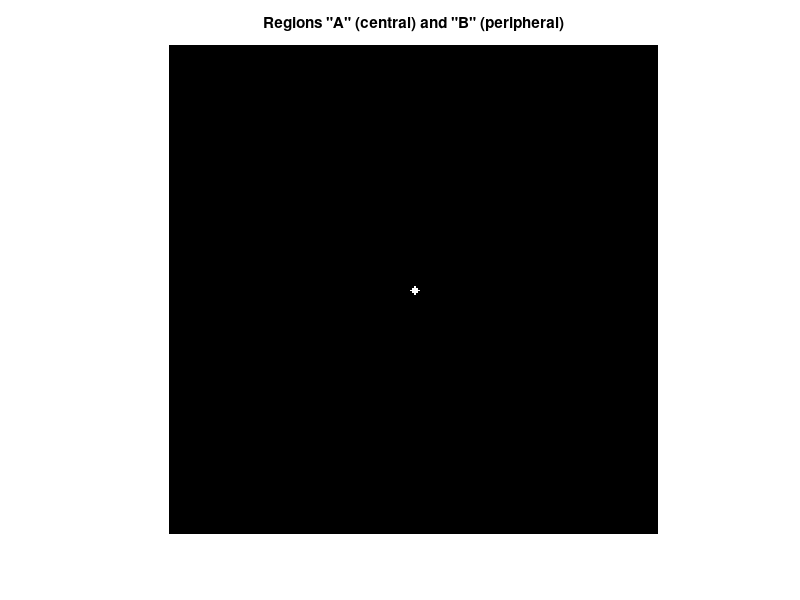

Source code (MATLAB): (Note: this script raises an error after producing the figure.)
clc; clear; close all;

%% --- Parameters and Initialization ---
kspaceSize = [256 256 256];  % [frequency, phase (rows), slice (columns)]
pA = 0.016;                  % Proportion of A region (central k-space)
N = 10;                     % Number of time frames (B interleaves)
TR = 6e-3; %not critical, just gives us temporal resolution
%% --- Coordinate Grid Setup (Phase/Slice) ---
kyi = 1:kspaceSize(3);  % slice (columns)
kzi = 1:kspaceSize(2);  % phase (rows)

centerPixel = ceil(0.5 * (kspaceSize + 1));  % Use full kspaceSize as per your request
ky = kyi - centerPixel(3);  % col offset (slice)
kz = kzi - centerPixel(2);  % row offset (phase)
[kyM, kzM] = meshgrid(ky, kz);  % rows, cols

[theta, kr] = cart2pol(kyM, kzM);
%Fix theta range, direction, and 0
theta(theta>0) = 2*pi-(theta(theta>0)); 
theta = abs(theta);

%kr = round(kr/1)*1;  % Integer bins for radius

%% --- Define A and B Sampling Regions ---
max_kz_ky = max(kr(centerPixel(2), end), kr(end, centerPixel(3)));
kc = pA * max_kz_ky;

regionA = (kr < kc);
regionB = ~regionA;

figure; imshow(regionA, []);
title('Regions "A" (central) and "B" (peripheral)');

%% --- Radial and Angular Sorting ---
columnNames = {'Index','Kr','Theta','Region A?'};
unsortedData = table((1:numel(kr))', kr(:), theta(:), regionA(:),'VariableNames',columnNames);
sortedData = sortrows(unsortedData, [2 3], 'ascend');


%% --- Add Bj Column to Sorted Data ---
% Initialize the 'Bj' column with zeros for all rows.
sortedData.Bj = zeros(height(sortedData), 1);

% Identify the rows that belong to Region B (where 'Region A?' is false).
% These are the rows where 'Bj' needs to count up sequentially.
regionB_rows = find(~sortedData.('Region A?'));

% Calculate the total number of points in Region B.
numRegionB_points = length(regionB_rows);

% Create a repeating sequence from 1 to N for Region B points.
% The 'mod' function, combined with adding 1, creates a sequence that
% cycles from 1 to N.

bj_sequence = mod(0:(numRegionB_points - 1), N) + 1;

% Assign the generated 'bj_sequence' to the 'Bj' column for the
% identified Region B rows.
sortedData.Bj(regionB_rows) = bj_sequence';

sortedData_regionA = sortedData(sortedData.("Region A?"),:);
sortedData_regionB = sortedData(~sortedData.("Region A?"),:);


%% --- Displaying the Frames

% Display full acquistion
filled_kSpace = zeros(kspaceSize(2:3));
filled_kSpace(sortedData_regionB.Index) = sortedData_regionB.Bj;

figure
imagesc(filled_kSpace)
colormap('copper')
title('TWIST Acquisition Frame Assignment');

%Display each frame as layers
kspace_full_sequence = zeros([kspaceSize(2:3),N]);
for ii = 1:N
    kspace_full_sequence(:,:,ii) = (filled_kSpace == ii);
end

figure
imshow3D(kspace_full_sequence)
title('Real Frames')
%% --- Creating actual sampling order

%Sampling of k-space starts at the outer edge of A (kr≈Kc) and proceeds 
% toward the origin...
sortedData_regionA_descend = flipud(sortedData_regionA);

%...via all the odd (kr,Θ) points from the sorted list.
A_to_origin = sortedData_regionA_descend(1:2:end,:);

%Upon reaching the minimum kr, the sampling direction is reversed 
% and every even point is acquired until the edge of A is reached.
A_outward = flipud(sortedData_regionA_descend(2:2:end,:));

%Start building a new table which is sorted by sampling order
kspaceSamplingOrder_A = [A_to_origin;A_outward];
kspaceSamplingOrder_frames = [];
kspaceSamplingOrder_B = [];

for ii = 1:N
    B_current_Bj = sortedData_regionB(sortedData_regionB.Bj == ii,:);

    %Then in region B the trajectory Bj is sampled by first acquiring 
% every odd point on the way toward larger kr...
    B_outward_current_Bj = B_current_Bj(1:2:end,:);
   
    %and then every even point on the way back toward Kc 
    B_inward_current_Bj = flipud(B_current_Bj(2:2:end,:));

    kspaceSamplingOrder_B_current_Bj = [B_outward_current_Bj ; B_inward_current_Bj];

    kspaceSamplingOrder_A.Bj = kspaceSamplingOrder_A.Bj + 1;

    kspaceSamplingOrder_B = [kspaceSamplingOrder_B;kspaceSamplingOrder_B_current_Bj];

    kspaceSamplingOrder_frames = [kspaceSamplingOrder_frames;kspaceSamplingOrder_A;kspaceSamplingOrder_B_current_Bj];
    
end

filled_kSpace = zeros(kspaceSize(2:3));
filled_kSpace(kspaceSamplingOrder_A.Index) = 1:length(kspaceSamplingOrder_A.Index);

figure
imshow(filled_kSpace,[])
title('TWIST Region A Sampling Order');

%% -- Appending the initial full k-space acquisition

%assuming the overall trajectory is the same, but we only collect A at the
%very end

kspaceSamplingOrder_initial = [kspaceSamplingOrder_B;kspaceSamplingOrder_A];
kspaceSamplingOrder_initial.Bj = zeros(height(kspaceSamplingOrder_initial),1);

kspaceSamplingOrder_full = [kspaceSamplingOrder_initial;kspaceSamplingOrder_frames];

kspaceSamplingOrder_full.Order = (1:height(kspaceSamplingOrder_full))';

%% -- Adding columns for row,column indices

[row,col] = ind2sub(kspaceSize(2:3),kspaceSamplingOrder_full.("Index"));
kspaceSamplingOrder_full.("Row (phase)") = row;
kspaceSamplingOrder_full.("Column (slice)") = col;


%% --- TWIST Time
%Just following the paper here
TA_full = kspaceSize(2)*kspaceSize(3)*TR;
S_a = sum(regionA(:));
S_pe = numel(regionA(:));
pB = 1/N;

TA_twist =  TA_full*((S_a/S_pe)+((1-(S_a/S_pe))*pB))

Wait_Time = kspaceSize(2)*kspaceSize(3)*TR;
fprintf('The initial acquisition (wait time) will take %g seconds before TWIST sampling begins\n',Wait_Time)

Temporal_Resolution = (height(kspaceSamplingOrder_A)+height(kspaceSamplingOrder_B_current_Bj))*TR;
fprintf('The temporal resolution of this sequence is %g seconds, not including other techniques\n',Temporal_Resolution)


%% --- Animate the Final Sampling Trajectory (Adjusted Colormap) ---

%Pick which one to animate
animation_table = kspaceSamplingOrder_full;


% This animation visualizes the complete, ordered acquisition sequence.
% It uses a custom colormap where Region A (negative Bj values) is mapped
% to 'lines' and Region B (positive Bj values) is mapped to 'lines'.
% Unfilled pixels are displayed as black.

% --- 1. Animation Setup ---
% Create a new figure for the animation
figure;
set(gcf, 'Position', [150, 150, 700, 550]); % [left, bottom, width, height]

% Determine the full range of Bj values for the colormap
min_Bj = min(animation_table.Bj); % Will be negative
max_Bj = max(animation_table.Bj); % Will be N = 10

% --- 2. Create a Custom Colormap (User Specified) ---
% We need a colormap that maps negative values (Region A) to lines
% and positive values (Region B) to lines.
% Create 'lines' colors for the Region A passes (negative Bj values)
num_A_passes = abs(min_Bj);
cmap_A = lines(num_A_passes);

% Create 'lines' colors for the N Region B frames (positive Bj values)
% Note: The original code used 'lines' for cmap_B, it has been changed to 'lines'
% as per the comment description.
cmap_B = flipud(lines(max_Bj));

% Combine the colormaps. The order is important. cmap_A corresponds to the
% lowest (negative) values, and cmap_B corresponds to the highest (positive) values.
custom_colormap = [cmap_A;0,0,0; cmap_B];

% Apply the colormap to the figure
colormap(custom_colormap);
colormap("lines")

% --- 3. Prepare the Plot Area ---
% Initialize an empty k-space grid with NaN (Not-a-Number).
kspace_animation = nan(kspaceSize(2:3));

% Display the initial empty grid and get a handle to the image object.
h_img = imagesc(kspace_animation);

% *** SET BLACK BACKGROUND AND TRANSPARENCY FOR UNFILLED PIXELS ***
% Get the handle to the current axes and set its color to black ('k').
% This will be the color of the unfilled pixels.
ax = gca;
ax.Color = 'k';

% Set the AlphaData to make NaN values transparent.
% 'AlphaData' is a matrix of the same size as 'CData' (our kspace_animation).
% A value of 1 is opaque, and 0 is transparent.
% By setting AlphaData to be the logical negation of isnan(kspace_animation),
% all NaN values will have an alpha of 0 (transparent) and all other values
% will have an alpha of 1 (opaque).
set(h_img, 'AlphaData', ~isnan(kspace_animation));

% Set plot properties
axis equal tight;
title('k-space Sampling Animation (Acquisition Point: 0)');
xlabel('Slice Encoding (ky)');
ylabel('Phase Encoding (kz)');

% Setup the colorbar to correctly display the frame associations
h_bar = colorbar;
ylabel(h_bar, 'Time Frame (Region B) / Pass (Region A)');
clim([min_Bj, max_Bj]); % Set color limits to the full data range

% --- 4. Animation Loop ---
% Loop through every single point in the final, ordered sampling table.
num_points_total = height(animation_table);

for t = 1:num_points_total

% Get the linear index of the current point to sample
current_index = animation_table.Index(t);

% Get the Bj value, which determines the point's color
current_bj = animation_table.Bj(t);

% Place the point in our animation grid.
kspace_animation(current_index) = current_bj;

% Update the 'CData' of the existing image plot for efficiency.
set(h_img, 'CData', kspace_animation);

% *** UPDATE ALPHADATA IN THE LOOP ***
% As we fill in the kspace_animation matrix, we also need to update
% the AlphaData to make the newly filled pixels opaque.
set(h_img, 'AlphaData', ~isnan(kspace_animation));

% Update the title to show the progress of the acquisition
title('k-space Sampling Animation');

% Force MATLAB to draw the update.
drawnow limitrate;

pause(.0001)

    if t>1 && t<num_points_total
       if kspaceSamplingOrder_full.Bj(t) == (kspaceSamplingOrder_full.Bj(t-1)+1)
            pause(1)
       end
    end
end

title('k-space Sampling Animation - Finished');

% %% --- Animate the Final Sampling Trajectory (and Record Video) ---
% % This animation visualizes the complete, ordered acquisition sequence.
% % It uses a custom colormap where Region A (negative Bj values) is mapped
% % to 'lines' and Region B (positive Bj values) is mapped to 'lines'.
% % Unfilled pixels are displayed as black.
% % The output is recorded to a video file named 'kspace_animation.mp4'.
% 
% % --- 1. Animation and Video Setup ---
% % Create a new figure for the animation
% figure;
% set(gcf, 'Position', [150, 150, 700, 550]); % [left, bottom, width, height]
% 
% % *** VIDEO RECORDING SETUP ***
% % Create and configure the VideoWriter object
% videoFilename = 'kspace_animation.mp4';
% v = VideoWriter(videoFilename, 'MPEG-4');
% v.FrameRate = 60;  % Adjust frame rate for desired speed (e.g., 30, 60)
% open(v); % Open the file for writing
% 
% % Determine the full range of Bj values for the colormap
% min_Bj = min(animation_table.Bj); % Will be negative
% max_Bj = max(animation_table.Bj); % Will be N = 10
% 
% % --- 2. Create a Custom Colormap (User Specified) ---
% % We need a colormap that maps negative values (Region A) to lines
% % and positive values (Region B) to lines.
% % Create 'lines' colors for the Region A passes (negative Bj values)
% num_A_passes = abs(min_Bj);
% cmap_A = lines(num_A_passes);
% 
% % Create 'lines' colors for the N Region B frames (positive Bj values)
% % Note: The original code used 'lines' for cmap_B, it has been changed to 'lines'
% % as per the comment description.
% cmap_B = flipud(lines(max_Bj));
% 
% % Combine the colormaps. The order is important. cmap_A corresponds to the
% % lowest (negative) values, and cmap_B corresponds to the highest (positive) values.
% custom_colormap = [cmap_A;0,0,0; cmap_B];
% 
% % Apply the colormap to the figure
% colormap(custom_colormap);
% colormap("lines")
% 
% % --- 3. Prepare the Plot Area ---
% % Initialize an empty k-space grid with NaN (Not-a-Number).
% kspace_animation = nan(kspaceSize(2:3));
% 
% % Display the initial empty grid and get a handle to the image object.
% h_img = imagesc(kspace_animation);
% 
% % *** SET BLACK BACKGROUND AND TRANSPARENCY FOR UNFILLED PIXELS ***
% % Get the handle to the current axes and set its color to black ('k').
% % This will be the color of the unfilled pixels.
% ax = gca;
% ax.Color = 'k';
% 
% % Set the AlphaData to make NaN values transparent.
% set(h_img, 'AlphaData', ~isnan(kspace_animation));
% 
% % Set plot properties
% axis equal tight;
% title('k-space Sampling Animation');
% xlabel('Slice Encoding (ky)');
% ylabel('Phase Encoding (kz)');
% 
% % Setup the colorbar to correctly display the frame associations
% h_bar = colorbar;
% ylabel(h_bar, 'Time Frame (Region B) / Pass (Region A)');
% clim([min_Bj, max_Bj]); % Set color limits to the full data range
% 
% % --- 4. Animation Loop and Video Recording ---
% % Loop through every single point in the final, ordered sampling table.
% num_points_total = height(animation_table);
% for t = 1:num_points_total
%     % Get the linear index of the current point to sample
%     current_index = animation_table.Index(t);
% 
%     % Get the Bj value, which determines the point's color
%     current_bj = animation_table.Bj(t);
% 
%     % Place the point in our animation grid.
%     kspace_animation(current_index) = current_bj;
% 
%     % Update the 'CData' of the existing image plot for efficiency.
%     set(h_img, 'CData', kspace_animation);
% 
%     % *** UPDATE ALPHADATA IN THE LOOP ***
%     % As we fill in the kspace_animation matrix, we also need to update
%     % the AlphaData to make the newly filled pixels opaque.
%     set(h_img, 'AlphaData', ~isnan(kspace_animation));
% 
%     % Update the title to show the progress of the acquisition
%     title('k-space Sampling Animation');
% 
%     %Force MATLAB to draw the update.
%     drawnow; % Use 'drawnow' instead of 'limitrate' for smoother video capture
% 
%     %*** CAPTURE AND WRITE VIDEO FRAME ***
%     frame = getframe(gcf); % Capture the current figure window
%     writeVideo(v, frame);  % Write the captured frame to the video file
% 
%   if t>1 && t<num_points_total
%     if kspaceSamplingOrder_full.Bj(t) == (kspaceSamplingOrder_full.Bj(t-1)+1)
%       for ii = 1:100
%           writeVideo(v,frame)
%       end
%     end
%    end
% 
% end
% 
% title('k-space Sampling Animation - Finished');
% 
% %--- 5. Finalize Video ---
% close(v); % Close the video file to finalize and save it
% fprintf('Animation finished and video saved to: %s\n', videoFilename);